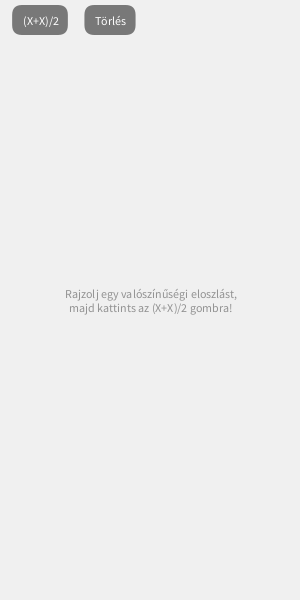
Frame 1 (no input)
Frame 60 (the mouse pressed at the canvas centre just before this capture): identical to frame 1, image omitted
Frame 120 (the mouse held since frame 60 and released just before this capture): identical to frame 1, image omitted

The Processing sketch that drew this single still picture (run headless with seeded random() and noise(); from frame 60 on, the mouse is pressed at the canvas centre):

// Processing sketch: hatareloszlas
// ── hatareloszlas.pde
class MainStuff extends Stuff {
  void setup() {
    size(300, 600);
    add(graph = new Graph());
    add(new AddButton());
    add(new DelButton());
    add(helper = new Helper());
  }
  void draw() {
    background(240);
  }
}

Graph graph;
Helper helper;

class Graph extends Stuff {
  float[] ps, ps2;
  int n;

  void setup() {
    x = y = 0;
    w = width; 
    h = height;

    n = width;
    ps = new float[n];
    ps2 = new float[n];
  }

  void mousePressed() {
    draggedStuff = this;
    if (helper.parent != null) helper.remove();
  }


  void mouseDragged() {
    for (int i=(int)pmouseX; i<=(int)mouseX; ++i) {
      if (0<=i && i < n)
        ps[i] = h-mouseY > 0 ? h-mouseY : 0;
    }
    for (int i=(int)mouseX; i<=(int)pmouseX; ++i) {
      if (0<=i && i < n)
        ps[i] = h-mouseY > 0 ? h-mouseY : 0;
    }
  }

  void draw() {
    /*noFill();
     beginShape();
     for (int i=0; i<w; ++i) {
     vertex(i, h-ps[i]);
     }
     endShape();*/
    stroke(0, 0, 255);
    for (int i=0; i<w; ++i) {
      line(i, h, i, h-ps[i]);
    }
  }

  void add2() {
    long area = 0; 
    for (int i=0; i<width; ++i) area += ps[i];

    for (int i=0; i<width; ++i) {
      ps2[i] = 0;
      for (int j=i-width/2; j<i; ++j) {
        ps2[i] += (j<0?0:ps[j]) * (2*i-j>=width?0:ps[2*i-j]);
      }
    }

    long area2 = 0; 
    for (int i=0; i<width; ++i) area2 += ps2[i];

    float d = 1.0*area/area2;

    for (int i=0; i<width; ++i) {
      ps[i]=ps2[i] * d;
    }
  }

  void clear() {
    for (int i=0; i<width; ++i) {
      ps[i]=0;
    }
  }

  void mouseMoved() {
    cursor(CROSS);
  }
}

abstract class Button extends Stuff {
  String text;

  Button(String atext, float ax) { 
    mode = CENTER;
    h=30; 
    w=20+textWidth(atext); 
    x=ax; 
    y=20;
    text = atext;
  }

  void draw() {
    noStroke(); 
    fill(0, mouseOver ? 200 : 128);
    rectMode(mode);
    rect(0, 0, w, h, h/3);

    textAlign(CENTER, CENTER);
    fill(255);
    text(text, 0, 0);
  }

  void mouseEntered() {
    cursor(HAND);
  }
}

class AddButton extends Button {
  AddButton() {
    super("(X+X)/2", 40);
  }
  void mouseClicked() {
    graph.add2();
  }
}


class DelButton extends Button {
  DelButton() {
    super("Törlés", 110);
  }
  void mouseClicked() {
    graph.clear();
  }
}

class Helper extends Stuff {
  void setup() {
    mode = CENTER;
    x = width/2; 
    y = height/2;
  }

  void draw() {
    fill(0, 100);
    textAlign(CENTER, CENTER);
    text("Rajzolj egy valószínűségi eloszlást,\nmajd kattints az (X+X)/2 gombra!", 0, 0);
  }
}


// ── stuff.pde
/*
Sometimes you don't need a complex framework for your Processing sketch.
Just some stuff you can draw click and drag.

This code is hosted on https://gist.github.com/cie/7982429 .

1. Copy-paste this code to a new tab in your sketch, and create subclasses of Stuff.
2. Add this code to your sketch: 

class MainStuff extends Stuff {
  void setup() {
  }
  
  void draw() {
  }
}

3. Create other Stuff subclasses and add them to the MainStuff in its setup() method:

class Button extends Stuff {}

add(new Button());

4. In your Stuff subclasses, you can use setup(), draw(), mouse{Pressed,Released,Moved,Clicked}(),
   mouseOver, mouseX, mouseY, pmouseX, pmouseY as you would expect. mouseEntered() and mouseLeft() are
   called when the mouse enters or leaves the stuff. add() and remove() can be used to manage children.
   children and parent stores children and parent. You can override children() if you want to restrict
   the type of child stuffs.
5. You can set x,y,w,h,angle,scale in your stuff. x and y are in the parent's coordinate system.
   You can override hit(). Set mode to CENTER to have (0,0) in the center, or CORNER (default) to have
   it in the upper right corner. You don't have to use x and y in draw().
6. If in a mousePressed() you set draggedStuff=this, then that stuff will receive mouseDragged() events.
   It will be automatically unset at a mouseReleased() event.
*/

class Stuff {
  float x, y, w, h, angle, scale = 1;
  int mode = CORNER;
  boolean mouseOver;
  boolean setUp;
  void setup() { }
  
  void draw() { }
  
  void drawAll() { 
    pushMatrix(); 
    pushStyle();
    if (x!=0 || y!=0) { translate(x,y); } 
    if (angle != 0) {rotate(angle); } 
    if (scale != 1) {scale(scale);} 
    draw(); 
    for(Stuff c : children()) { c.drawAll(); } 
    popMatrix(); popStyle();
  }
  
  float mouseX, mouseY, pmouseX, pmouseY;
  
  void mousePressed() { }
  void mouseClicked() { }
  void mouseDragged() { }
  void mouseReleased() { }
  void mouseMoved() {}
  void mouseEntered() {}
  void mouseLeft() {}
  
  void setMouse(float ax, float ay) {
    pmouseX = mouseX; pmouseY = mouseY;
    mouseX = (ax-x)/scale; mouseY = (ay-y)/scale;
    
    for (Stuff c : children()) {
      c.setMouse(mouseX,mouseY);
    }
  }
  
  
  boolean mouseEvent(int event) {
    ArrayList<? extends Stuff> ch = children();
    for(int i = ch.size()-1; i>=0; --i) {
      Stuff c = ch.get(i);
      if (c.mouseEvent(event)) {
        if (event == MOVE) { if (mouseOver) {  mouseOver = false; mouseLeft();} }
        return true;
      }
    }
 
    if (hit(mouseX, mouseY)) {
      switch(event) {
        case 120: 
          mousePressed();
          draggedStuff = this;
          break;
        case 121:
          mouseReleased();
          break;
        case 122:
          mouseClicked();
          break;
        case 123:
          if (!mouseOver) { mouseOver = true; mouseEntered(); } 
          mouseMoved();
          break;
      }
      return true;
    } else {
      if (mouseOver) { mouseOver = false; mouseLeft(); } 
      return false;
    }
  }
  
  
  
  Stuff parent;
  ArrayList<Stuff> children = new ArrayList<Stuff>();
  void add(Stuff c) { children.add(c); c.parent = this; if (!c.setUp) { c.setup(); c.setUp = true; } }
  void remove() { parent.children.remove(this); parent = null; }
  
  boolean hit(float ax, float ay) {
    return mode == CENTER 
      ? abs(ax)<w/2 && abs(ay)<h/2 
      : 0<ax && ax<w && 0<ay && ay<h;
  }
  ArrayList<Stuff> children() { return children; };
}
static int PRESS = 120, RELEASE = 121, CLICK = 122, MOVE=123;

MainStuff mainStuff;
Stuff draggedStuff;

void draw() {
  mainStuff.drawAll();
}

void mouseClicked() {
  mainStuff.mouseEvent(CLICK);
}

void mouseMoved() {
  mainStuff.setMouse(mouseX, mouseY);  
  mainStuff.mouseEvent(MOVE);
}

void mousePressed() {
  mainStuff.mouseEvent(PRESS);
}

void mouseDragged() {
  mainStuff.setMouse(mouseX, mouseY);
  mainStuff.mouseEvent(MOVE);
  if (draggedStuff != null) {
    draggedStuff.mouseDragged();
  }
}

void mouseReleased() {
  mainStuff.mouseEvent(RELEASE);
  draggedStuff = null;
}

void setup() {
  mainStuff = new MainStuff();
  mainStuff.setup(); mainStuff.setUp = true;
}
